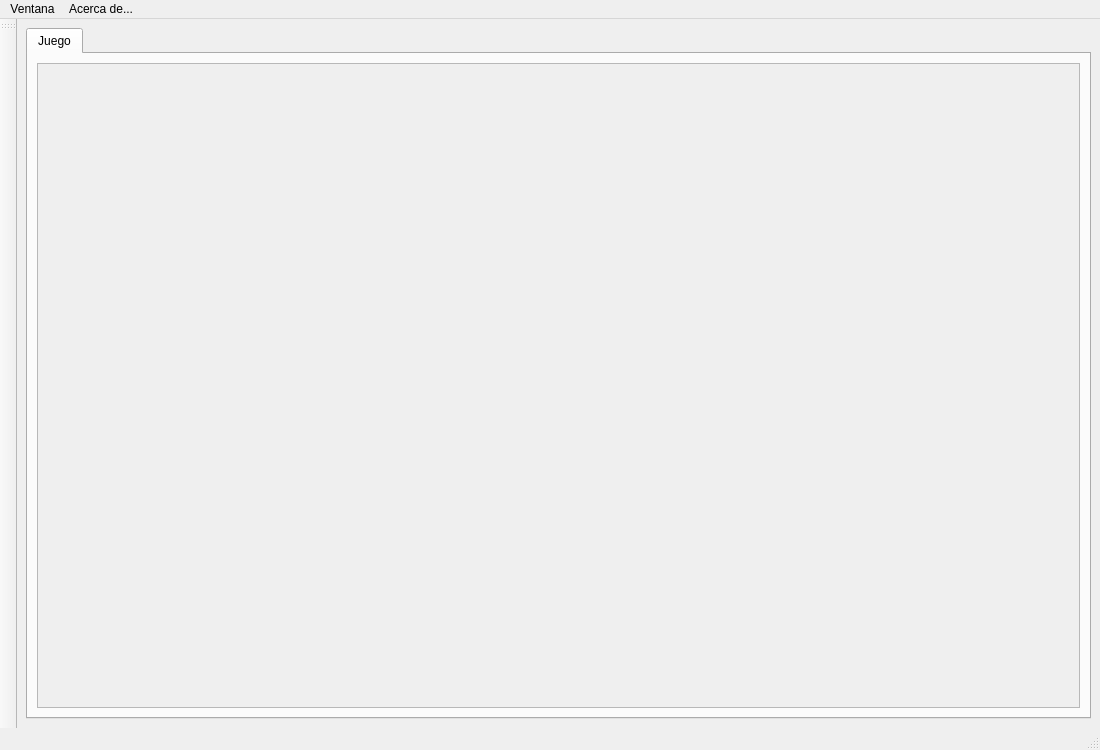
<?xml version="1.0" encoding="UTF-8"?>
<ui version="4.0">
 <class>MainWindow</class>
 <widget class="QMainWindow" name="MainWindow">
  <property name="geometry">
   <rect>
    <x>0</x>
    <y>0</y>
    <width>1100</width>
    <height>750</height>
   </rect>
  </property>
  <property name="windowTitle">
   <string>MainWindow</string>
  </property>
  <widget class="QWidget" name="centralwidget">
   <layout class="QVBoxLayout" name="verticalLayout">
    <item>
     <widget class="QTabWidget" name="tabWidget">
      <property name="currentIndex">
       <number>0</number>
      </property>
      <widget class="QWidget" name="tab">
       <attribute name="title">
        <string>Juego</string>
       </attribute>
       <layout class="QVBoxLayout" name="verticalLayout_2">
        <item>
         <widget class="QScrollArea" name="scrollArea">
          <property name="widgetResizable">
           <bool>true</bool>
          </property>
          <widget class="QWidget" name="scrollAreaWidgetContents">
           <property name="geometry">
            <rect>
             <x>0</x>
             <y>0</y>
             <width>1034</width>
             <height>624</height>
            </rect>
           </property>
           <layout class="QHBoxLayout" name="horizontalLayout">
            <item>
             <layout class="QGridLayout" name="gridLayout_game">
              <property name="spacing">
               <number>0</number>
              </property>
             </layout>
            </item>
           </layout>
          </widget>
         </widget>
        </item>
       </layout>
      </widget>
     </widget>
    </item>
   </layout>
  </widget>
  <widget class="QMenuBar" name="menubar">
   <property name="geometry">
    <rect>
     <x>0</x>
     <y>0</y>
     <width>1100</width>
     <height>26</height>
    </rect>
   </property>
   <widget class="QMenu" name="menuChess">
    <property name="title">
     <string>Ventana</string>
    </property>
    <addaction name="actionAnalisis"/>
    <addaction name="actionReverse_board"/>
   </widget>
   <widget class="QMenu" name="menuAcerca_de">
    <property name="title">
     <string>Acerca de...</string>
    </property>
   </widget>
   <addaction name="menuChess"/>
   <addaction name="menuAcerca_de"/>
  </widget>
  <widget class="QStatusBar" name="statusbar"/>
  <widget class="QToolBar" name="toolBar">
   <property name="windowTitle">
    <string>toolBar</string>
   </property>
   <attribute name="toolBarArea">
    <enum>LeftToolBarArea</enum>
   </attribute>
   <attribute name="toolBarBreak">
    <bool>false</bool>
   </attribute>
  </widget>
  <action name="actionAnalisis">
   <property name="text">
    <string>Análisis</string>
   </property>
  </action>
  <action name="actionReverse_board">
   <property name="text">
    <string>Girar Tablero</string>
   </property>
  </action>
 </widget>
 <resources/>
 <connections/>
</ui>
